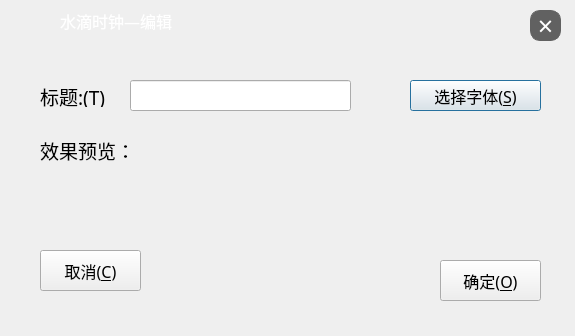
<?xml version="1.0" encoding="UTF-8"?>
<ui version="4.0">
 <class>fontSelecterDialog</class>
 <widget class="QDialog" name="fontSelecterDialog">
  <property name="geometry">
   <rect>
    <x>0</x>
    <y>0</y>
    <width>575</width>
    <height>336</height>
   </rect>
  </property>
  <property name="font">
   <font>
    <pointsize>7</pointsize>
   </font>
  </property>
  <property name="windowTitle">
   <string>Dialog</string>
  </property>
  <widget class="QPushButton" name="btnSelect">
   <property name="geometry">
    <rect>
     <x>410</x>
     <y>80</y>
     <width>131</width>
     <height>31</height>
    </rect>
   </property>
   <property name="font">
    <font>
     <family>幼圆</family>
     <pointsize>12</pointsize>
    </font>
   </property>
   <property name="cursor">
    <cursorShape>PointingHandCursor</cursorShape>
   </property>
   <property name="text">
    <string>选择字体(&amp;S)</string>
   </property>
  </widget>
  <widget class="QLabel" name="Labtitle2">
   <property name="geometry">
    <rect>
     <x>40</x>
     <y>140</y>
     <width>111</width>
     <height>21</height>
    </rect>
   </property>
   <property name="font">
    <font>
     <family>幼圆</family>
     <pointsize>14</pointsize>
     <weight>50</weight>
     <bold>false</bold>
    </font>
   </property>
   <property name="text">
    <string>效果预览：</string>
   </property>
   <property name="buddy">
    <cstring>txtTitle1</cstring>
   </property>
  </widget>
  <widget class="QLabel" name="labTitle">
   <property name="geometry">
    <rect>
     <x>140</x>
     <y>150</y>
     <width>341</width>
     <height>61</height>
    </rect>
   </property>
   <property name="maximumSize">
    <size>
     <width>341</width>
     <height>16777215</height>
    </size>
   </property>
   <property name="font">
    <font>
     <family>幼圆</family>
     <pointsize>36</pointsize>
    </font>
   </property>
   <property name="styleSheet">
    <string notr="true"/>
   </property>
   <property name="frameShape">
    <enum>QFrame::NoFrame</enum>
   </property>
   <property name="text">
    <string/>
   </property>
   <property name="scaledContents">
    <bool>true</bool>
   </property>
   <property name="alignment">
    <set>Qt::AlignLeading|Qt::AlignLeft|Qt::AlignTop</set>
   </property>
   <property name="wordWrap">
    <bool>false</bool>
   </property>
   <property name="openExternalLinks">
    <bool>false</bool>
   </property>
  </widget>
  <widget class="QPushButton" name="pushButton">
   <property name="geometry">
    <rect>
     <x>440</x>
     <y>260</y>
     <width>101</width>
     <height>41</height>
    </rect>
   </property>
   <property name="font">
    <font>
     <family>幼圆</family>
     <pointsize>12</pointsize>
    </font>
   </property>
   <property name="cursor">
    <cursorShape>PointingHandCursor</cursorShape>
   </property>
   <property name="text">
    <string>确定(&amp;O)</string>
   </property>
   <property name="shortcut">
    <string>Return</string>
   </property>
  </widget>
  <widget class="QPushButton" name="pushButton_2">
   <property name="geometry">
    <rect>
     <x>40</x>
     <y>250</y>
     <width>101</width>
     <height>41</height>
    </rect>
   </property>
   <property name="font">
    <font>
     <family>幼圆</family>
     <pointsize>12</pointsize>
    </font>
   </property>
   <property name="cursor">
    <cursorShape>PointingHandCursor</cursorShape>
   </property>
   <property name="text">
    <string>取消(&amp;C)</string>
   </property>
   <property name="shortcut">
    <string>Esc</string>
   </property>
  </widget>
  <widget class="QPushButton" name="btndef">
   <property name="geometry">
    <rect>
     <x>530</x>
     <y>10</y>
     <width>31</width>
     <height>31</height>
    </rect>
   </property>
   <property name="font">
    <font>
     <family>Microsoft YaHei</family>
     <pointsize>20</pointsize>
     <weight>50</weight>
     <bold>false</bold>
    </font>
   </property>
   <property name="cursor">
    <cursorShape>PointingHandCursor</cursorShape>
   </property>
   <property name="toolTip">
    <string>关闭(Alt+F4)</string>
   </property>
   <property name="styleSheet">
    <string notr="true">QPushButton
{border-radius:10px;
border: 1px solid rgb(97, 97,97);
background-color:rgb(97, 97,97);
color:white;
}
QPushButton::pressed
{
background-color:rgb(205, 205, 205);
border: 1px solid rgb(97, 97,97);
}

</string>
   </property>
   <property name="text">
    <string>×</string>
   </property>
   <property name="shortcut">
    <string>Esc</string>
   </property>
  </widget>
  <widget class="QLabel" name="label">
   <property name="geometry">
    <rect>
     <x>10</x>
     <y>5</y>
     <width>31</width>
     <height>31</height>
    </rect>
   </property>
   <property name="text">
    <string/>
   </property>
   <property name="pixmap">
    <pixmap resource="res.qrc">:/logo/res/PS.ico</pixmap>
   </property>
  </widget>
  <widget class="QLabel" name="label_2">
   <property name="geometry">
    <rect>
     <x>60</x>
     <y>-5</y>
     <width>131</width>
     <height>51</height>
    </rect>
   </property>
   <property name="font">
    <font>
     <family>幼圆</family>
     <pointsize>12</pointsize>
    </font>
   </property>
   <property name="styleSheet">
    <string notr="true">color:white;</string>
   </property>
   <property name="text">
    <string>水滴时钟—编辑</string>
   </property>
  </widget>
  <widget class="QLabel" name="Labtitle">
   <property name="geometry">
    <rect>
     <x>40</x>
     <y>86</y>
     <width>81</width>
     <height>21</height>
    </rect>
   </property>
   <property name="font">
    <font>
     <family>幼圆</family>
     <pointsize>14</pointsize>
     <weight>50</weight>
     <bold>false</bold>
    </font>
   </property>
   <property name="text">
    <string>标题:(&amp;T)</string>
   </property>
   <property name="buddy">
    <cstring>txtTitle1</cstring>
   </property>
  </widget>
  <widget class="QLineEdit" name="txtTitle1">
   <property name="geometry">
    <rect>
     <x>130</x>
     <y>80</y>
     <width>221</width>
     <height>31</height>
    </rect>
   </property>
   <property name="font">
    <font>
     <family>幼圆</family>
     <pointsize>14</pointsize>
    </font>
   </property>
   <property name="text">
    <string/>
   </property>
  </widget>
 </widget>
 <resources>
  <include location="res.qrc"/>
 </resources>
 <connections/>
</ui>
